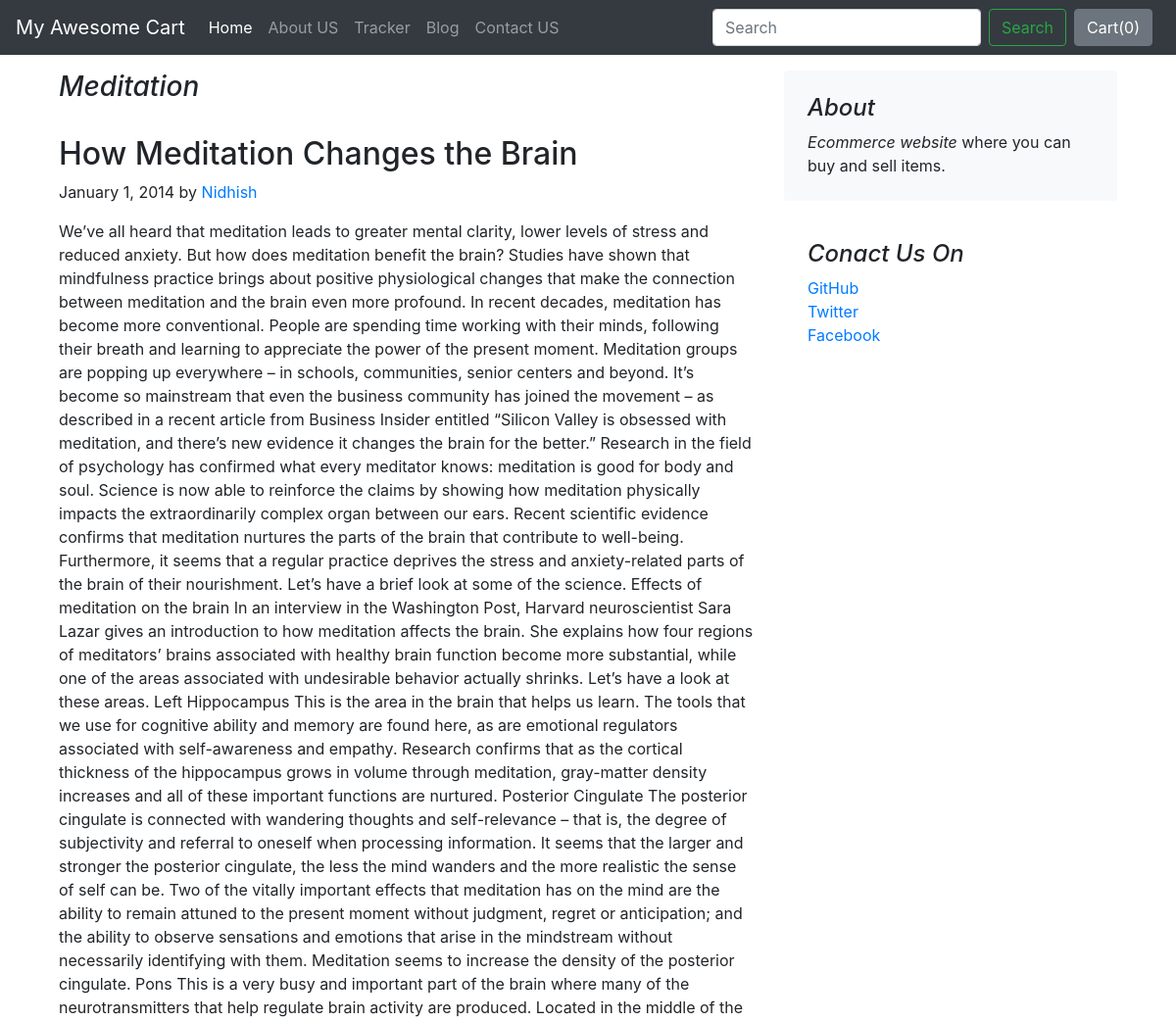
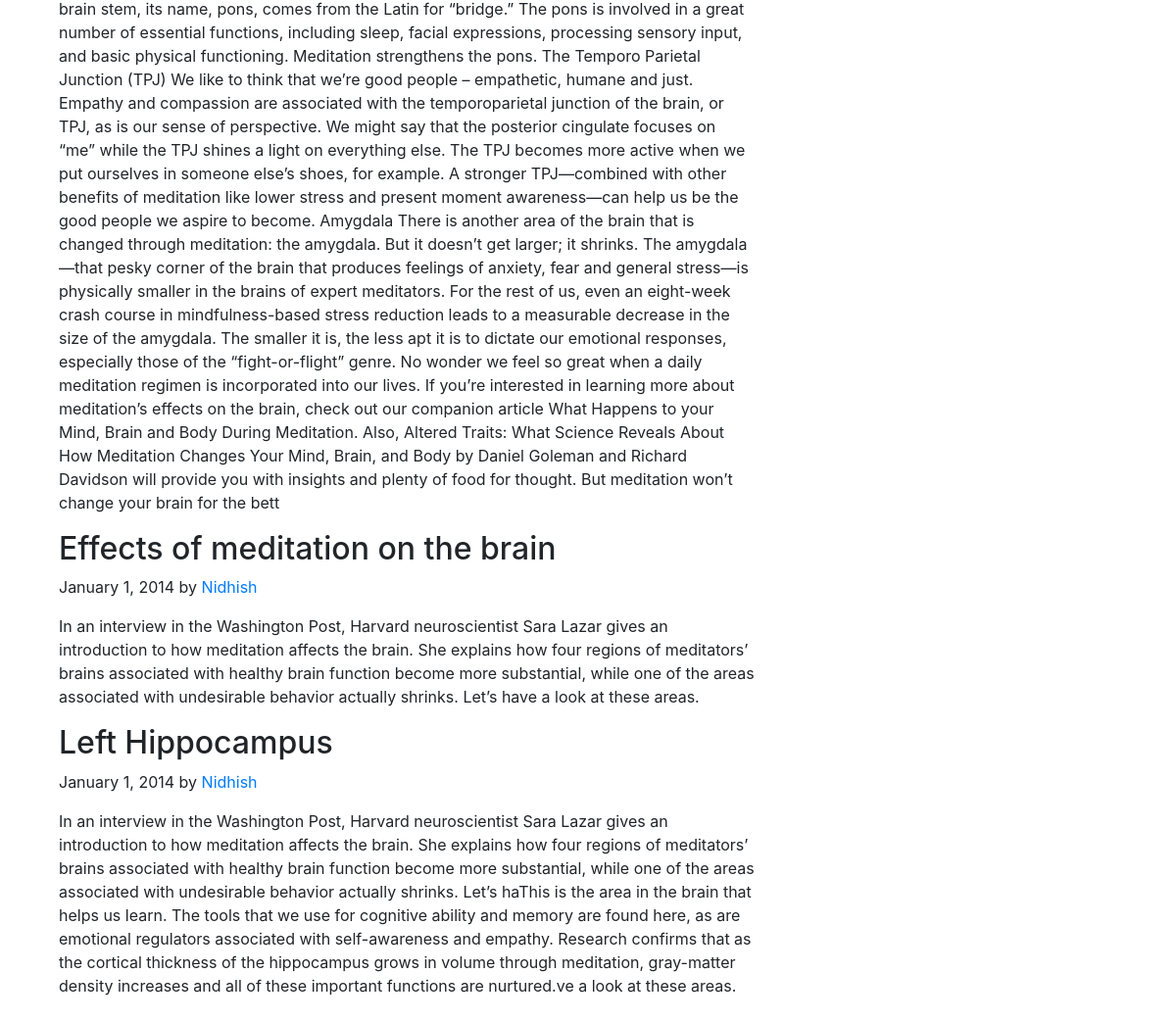
The app's page /blog/blogpost/4 with its own data (2 pictures, top to bottom).
### blog/models.py (models this page shows, shortened)
class Blogpost(models.Model):
    post_id=models.AutoField(primary_key=True)
    title=models.CharField(max_length=50)
    head0=models.CharField(max_length=500,default='')
    chead0=models.CharField(max_length=5000,default='')
    head1=models.CharField(max_length=500,default='')
    chead1=models.CharField(max_length=5000,default='')
    head2=models.CharField(max_length=500,default='')
    chead2=models.CharField(max_length=5000,default='')
    pub_date=models.DateField()
    thumbnail=models.ImageField(upload_to="shop/images",default='')

### blog/views.py (the view)
# urls.py: path("blogpost/<int:id>", views.blogpost,name="blogPost")
def blogpost(request,id):
    post = Blogpost.objects.filter(post_id=id)[0]
    return render(request,'blog/blogpost.html',{'post':post})

### blog/templates/blog/blogpost.html (shortened to what this page needs)
{% extends 'shop/basic.html' %}
{% block body  %}
<body>
    <div class="container my-3">
        <main role="main" class="container">
            <div class="row">
                <div class="col-md-8 blog-main">
                    <h3 class="font-italic ">
                        {{post.title}}
                    </h3>
                    <br>
                    <div class="blog-post">
                        <h2 class="blog-post-title">{{post.head0}}</h2>
                        <p class="blog-post-meta">January 1, 2014 by <a href="#">Nidhish</a></p>
                        <p>{{post.chead0}}</p>
                        <h2>{{post.head1}}</h2>
                        <p class="blog-post-meta">January 1, 2014 by <a href="#">Nidhish</a></p>
                        <p>{{post.chead1}}</p>
                        <h2>{{post.head2}}</h2>
                        <p class="blog-post-meta">January 1, 2014 by <a href="#">Nidhish</a></p>
                        <p>{{post.chead2}}</p>
                    </div>
                </div>
                <aside class="col-md-4 blog-sidebar">
                    <div class="p-4 mb-3 bg-light rounded">
                        <h4 class="font-italic">About</h4>
                        <p class="mb-0"> <em>Ecommerce website</em> where you can buy and sell items.</p>
                    </div>
                    <div class="p-4">
                        <h4 class="font-italic">Conact Us On</h4>
                        <ol class="list-unstyled">
                            <li><a href="#">GitHub</a></li>
                            <li><a href="#">Twitter</a></li>
                            <li><a href="#">Facebook</a></li>
                        </ol>
                    </div>
                </aside>
            </div>
    </div>
</body>
{% endblock body %}

### records on screen
Blogpost: title "Meditation", head0 "How Meditation Changes the Brain", chead0 "We’ve all heard that meditation leads to greater mental clarity, lower levels of stress and reduced anxiety. But how does meditation benefit the brain? Studies have shown that mindfulness practice brings about positive physiological changes that make the connection between meditation and the brain even more profound. In recent decades, meditation has become more conventional. People are spending time working with their minds, following their breath and learning to appreciate the power of the present moment. Meditation groups are popping up everywhere – in schools, communities, senior centers and beyond. It’s become so mainstream that even the business community has joined the movement – as…", head1 "Effects of meditation on the brain", chead1 "In an interview in the Washington Post, Harvard neuroscientist Sara Lazar gives an introduction to how meditation affects the brain. She explains how four regions of meditators’ brains associated with healthy brain function become more substantial, while one of the areas associated with undesirable behavior actually shrinks. Let’s have a look at these areas.", head2 "Left Hippocampus", chead2 "In an interview in the Washington Post, Harvard neuroscientist Sara Lazar gives an introduction to how meditation affects the brain. She explains how four regions of meditators’ brains associated with healthy brain function become more substantial, while one of the areas associated with undesirable behavior actually shrinks. Let’s haThis is the area in the brain that helps us learn. The tools that we use for cognitive ability and memory are found here, as are emotional regulators associated with self-awareness and empathy. Research confirms that as the cortical thickness of the hippocampus grows in volume through meditation, gray-matter density increases and all of these important functions…"
